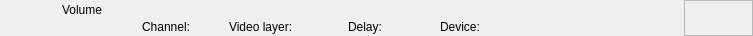
<?xml version="1.0" encoding="UTF-8"?>
<ui version="4.0">
 <class>RundownVolumeWidget</class>
 <widget class="QWidget" name="RundownVolumeWidget">
  <property name="geometry">
   <rect>
    <x>0</x>
    <y>0</y>
    <width>753</width>
    <height>36</height>
   </rect>
  </property>
  <layout class="QHBoxLayout" name="horizontalLayout">
   <property name="spacing">
    <number>0</number>
   </property>
   <property name="margin">
    <number>0</number>
   </property>
   <item>
    <widget class="QFrame" name="frameItem">
     <property name="sizePolicy">
      <sizepolicy hsizetype="Preferred" vsizetype="Fixed">
       <horstretch>0</horstretch>
       <verstretch>0</verstretch>
      </sizepolicy>
     </property>
     <property name="minimumSize">
      <size>
       <width>0</width>
       <height>36</height>
      </size>
     </property>
     <widget class="QLabel" name="labelThumbnail">
      <property name="geometry">
       <rect>
        <x>22</x>
        <y>2</y>
        <width>32</width>
        <height>32</height>
       </rect>
      </property>
      <property name="text">
       <string/>
      </property>
      <property name="pixmap">
       <pixmap resource="../Resource.qrc">:/Graphics/Images/Mixer.png</pixmap>
      </property>
      <property name="scaledContents">
       <bool>true</bool>
      </property>
     </widget>
     <widget class="QLabel" name="labelChannel">
      <property name="geometry">
       <rect>
        <x>142</x>
        <y>19</y>
        <width>75</width>
        <height>16</height>
       </rect>
      </property>
      <property name="text">
       <string>Channel:</string>
      </property>
     </widget>
     <widget class="QLabel" name="labelLabel">
      <property name="geometry">
       <rect>
        <x>62</x>
        <y>2</y>
        <width>561</width>
        <height>16</height>
       </rect>
      </property>
      <property name="text">
       <string>Volume</string>
      </property>
     </widget>
     <widget class="QLabel" name="labelVideolayer">
      <property name="geometry">
       <rect>
        <x>229</x>
        <y>19</y>
        <width>110</width>
        <height>16</height>
       </rect>
      </property>
      <property name="text">
       <string>Video layer:</string>
      </property>
     </widget>
     <widget class="QLabel" name="labelColor">
      <property name="geometry">
       <rect>
        <x>0</x>
        <y>0</y>
        <width>18</width>
        <height>36</height>
       </rect>
      </property>
      <property name="text">
       <string/>
      </property>
     </widget>
     <widget class="QLabel" name="labelGroupColor">
      <property name="geometry">
       <rect>
        <x>0</x>
        <y>0</y>
        <width>6</width>
        <height>36</height>
       </rect>
      </property>
      <property name="text">
       <string/>
      </property>
     </widget>
     <widget class="QLabel" name="labelDevice">
      <property name="geometry">
       <rect>
        <x>440</x>
        <y>19</y>
        <width>260</width>
        <height>16</height>
       </rect>
      </property>
      <property name="text">
       <string>Device:</string>
      </property>
     </widget>
     <widget class="QLabel" name="labelDelay">
      <property name="geometry">
       <rect>
        <x>348</x>
        <y>19</y>
        <width>83</width>
        <height>16</height>
       </rect>
      </property>
      <property name="text">
       <string>Delay:</string>
      </property>
     </widget>
    </widget>
   </item>
   <item>
    <widget class="QFrame" name="frameStatus">
     <property name="minimumSize">
      <size>
       <width>69</width>
       <height>0</height>
      </size>
     </property>
     <property name="maximumSize">
      <size>
       <width>69</width>
       <height>16777215</height>
      </size>
     </property>
     <property name="frameShape">
      <enum>QFrame::StyledPanel</enum>
     </property>
     <property name="frameShadow">
      <enum>QFrame::Raised</enum>
     </property>
     <widget class="QLabel" name="labelGpiConnected">
      <property name="geometry">
       <rect>
        <x>1</x>
        <y>2</y>
        <width>32</width>
        <height>32</height>
       </rect>
      </property>
      <property name="minimumSize">
       <size>
        <width>32</width>
        <height>32</height>
       </size>
      </property>
      <property name="maximumSize">
       <size>
        <width>32</width>
        <height>32</height>
       </size>
      </property>
      <property name="lineWidth">
       <number>0</number>
      </property>
      <property name="text">
       <string/>
      </property>
      <property name="pixmap">
       <pixmap resource="../Resource.qrc">:/Graphics/Images/GpiConnected.png</pixmap>
      </property>
      <property name="scaledContents">
       <bool>true</bool>
      </property>
     </widget>
     <widget class="QLabel" name="labelDisconnected">
      <property name="geometry">
       <rect>
        <x>32</x>
        <y>2</y>
        <width>32</width>
        <height>32</height>
       </rect>
      </property>
      <property name="minimumSize">
       <size>
        <width>32</width>
        <height>32</height>
       </size>
      </property>
      <property name="maximumSize">
       <size>
        <width>32</width>
        <height>32</height>
       </size>
      </property>
      <property name="text">
       <string/>
      </property>
      <property name="pixmap">
       <pixmap resource="../Resource.qrc">:/Graphics/Images/Disconnected.png</pixmap>
      </property>
      <property name="scaledContents">
       <bool>true</bool>
      </property>
     </widget>
     <widget class="QLabel" name="labelActiveColor">
      <property name="geometry">
       <rect>
        <x>64</x>
        <y>0</y>
        <width>5</width>
        <height>36</height>
       </rect>
      </property>
      <property name="minimumSize">
       <size>
        <width>5</width>
        <height>36</height>
       </size>
      </property>
      <property name="maximumSize">
       <size>
        <width>5</width>
        <height>36</height>
       </size>
      </property>
      <property name="text">
       <string/>
      </property>
     </widget>
    </widget>
   </item>
  </layout>
 </widget>
 <resources>
  <include location="../Resource.qrc"/>
 </resources>
 <connections/>
 <slots>
  <slot>addToCombo()</slot>
 </slots>
</ui>
